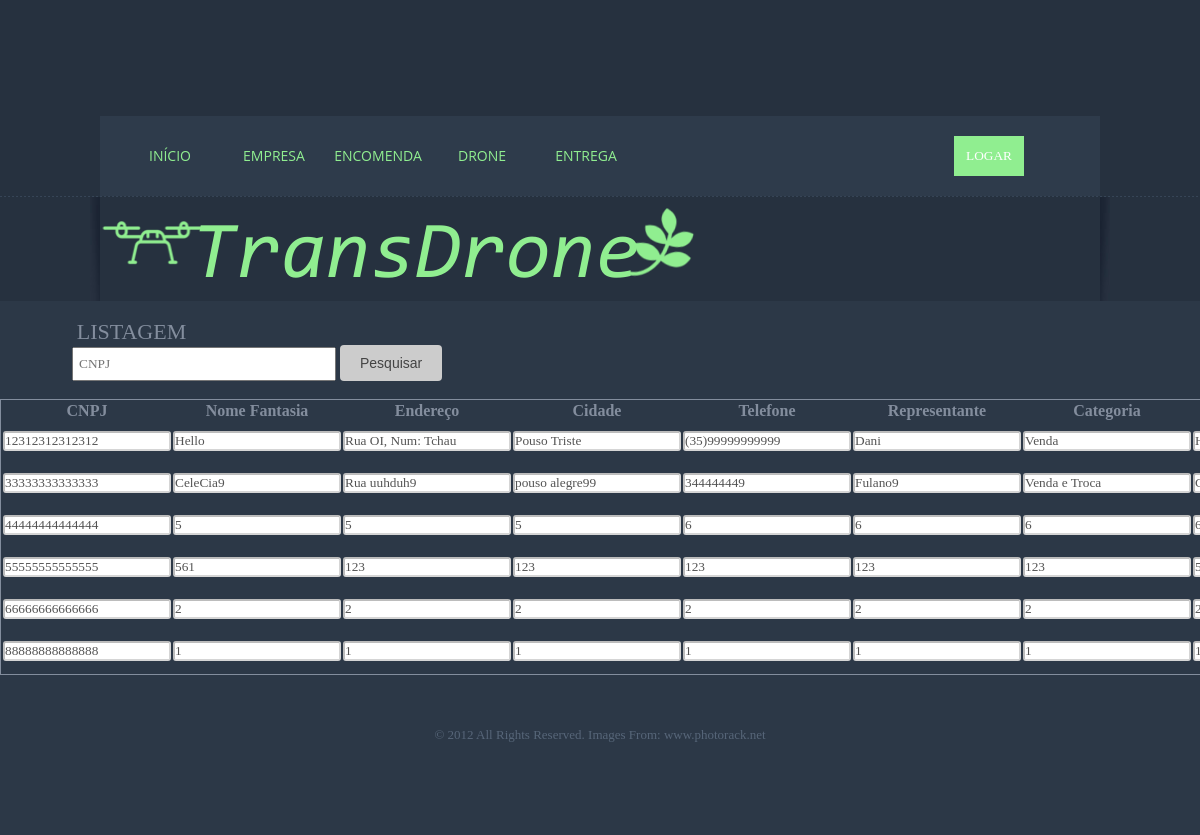
Screenshot of /empresa/acessoadm.php with the database file from the repository.
### tables this page shows
CREATE TABLE IF NOT EXISTS `empresa` (
  `cnpj` varchar(20) NOT NULL,
  `nomeFantasia` varchar(50) NOT NULL,
  `enderecoEmpresa` varchar(60) NOT NULL,
  `cidadeEmpresa` varchar(45) NOT NULL,
  `telefoneEmpresa` varchar(15) NOT NULL,
  `representanteEmpresa` varchar(45) NOT NULL,
  `categoriaEmpresa` varchar(45) NOT NULL,
  `razaoSocial` varchar(45) NOT NULL,
  `senhaEmpresa` varchar(50) NOT NULL,
  PRIMARY KEY (`cnpj`)
);

### empresa/acessoadm.php (the view, shortened to what this page needs)
<!DOCTYPE html PUBLIC "-//W3C//DTD XHTML 1.0 Transitional//EN" "http://www.w3.org/TR/xhtml1/DTD/xhtml1-transitional.dtd">
<html xmlns="http://www.w3.org/1999/xhtml">
	<head>
		<link href="../css/styles.css" rel="stylesheet" type="text/css" />
	</head>
		<body>
			<div class="menu-wrapper">
				<div class="menu">
					<ul>
						<li>
							<a href="../index.html">INÍCIO</a>
						</li>
						<li>
							<a href="../empresa/acessoadm.php">EMPRESA</a>
						</li>
						<li>
							<a href="../carga/acessoadm.php">ENCOMENDA</a>
						</li>
						<li><a href="../drone/acessoadm.php">DRONE</a></li>
						<li><a href="../destino/acessoadm.php">ENTREGA</a></li>
					</ul>
				</div>
				<div class='logar'>
					<input id='botoes' type="button" class="button" value="LOGAR" />
				</div>
			</div>
			<div class="logo-wrapper">
				<div class="leftshadow"><img src="../images/logo-wrap-left.jpg" />
				</div>
				<div class="logo">
					<img src="../images/LogoOficial.png" />
				</div>
				<div class="rightshadow"><img src="../images/logo-wrap-right.jpg" />
				</div>
			</div>
			<div class="container">
						<div class="title">
							<br>
							<h1 class="t">Listagem</h1>
						</div>
						<form method="post" action="acessoadm.php">
							<input placeholder="CNPJ" name="cnpj" class="campo"/>
							<button type="submit" id="botao">
								Pesquisar
							</button>
						</form>
						<br>
						<?php
						$cnpj = "";
						include("../banco/conexao.php");
						$query = "SELECT * FROM empresa WHERE cnpj LIKE '%$cnpj%'";
						$stm = $db -> prepare($query);
						if ($stm -> execute()) {
							print "<table id='tabela'>
						<tr>
							<th>CNPJ</th>
							<th>Nome Fantasia</th>
							<th>Endereço</th>
							<th>Cidade</th>
							<th>Telefone</th>
							<th>Representante</th>
							<th>Categoria</th>
							<th>Razão Social</th>
							<th>Ações</th>
						</tr>";
							$x = 0;
							while ($row = $stm -> fetch()) {
								$x++;
								$cnpj = $row['cnpj'];
								$nomeFantasia = $row['nomeFantasia'];
								$enderecoEmpresa = $row['enderecoEmpresa'];
								$cidadeEmpresa = $row['cidadeEmpresa'];
								$telefoneEmpresa = $row['telefoneEmpresa'];
								$representanteEmpresa = $row['representanteEmpresa'];
								$categoriaEmpresa = $row['categoriaEmpresa'];
								$razaoSocial = $row['razaoSocial'];
								print "
							<tr>
								<td><input class='line' id='cnpj$x' value='$cnpj' disabled/></td>
								<td><input class='line' id='fantasia$x' value='$nomeFantasia' disabled/></td>
								<td><input class='line' id='endereco$x' value='$enderecoEmpresa' disabled/></td>
								<td><input class='line' id='cidade$x' value='$cidadeEmpresa' disabled/></td>
								<td><input class='line' id='telefone$x' value='$telefoneEmpresa' disabled/></td>
								<td><input class='line' id='representante$x' value='$representanteEmpresa' disabled/></td>
								<td><input class='line' id='categoria$x' value='$categoriaEmpresa' disabled/></td>
								<td><input class='line' id='razao$x' value='$razaoSocial' disabled/></td>
							<td>
								<a href='deleta.php?cnpj=$cnpj'>Excluir </a>
								<button id='bt$x'  class='btx' type='submit' onclick='atualiza($x)'>Editar</button>
								<button id='bt2$x' class='btx' type='button' style='display: none' onclick='submete($x)'>Atualizar</button>
							<td>
						  <tr/>
						  </form>";
							}
							print "</table>";
						} else {
							print "Erro ao listar!";
						}
						?>
				<div class="footer-wrapper">
					<div class="footer">
						<p>
							© 2012 All Rights Reserved.<a href="http://www.alltemplates.com"> </a> Images From: <a href="http://photorack.net">www.photorack.net</a>
						</p>
					</div>
				</div>
		</body>
</html>

### css/styles.css (style rules this page uses)
* { margin:0; padding:0; font-family:"Trebuchet MS"; }
body { background:#26313f; }
p { font-family:"Trebuchet MS"; color:#576679; font-size:13px; line-height:20px; }
a { text-decoration:none; color:#576679; }
ul li { list-style:none; outline:none; }
img { border:none; }
h1 { font-family:"Trebuchet MS"; color:#838d9d; font-size:22px; font-weight:normal; text-transform:uppercase; }
.menu-wrapper { width:1000px; margin:0 auto; margin-top:116px; background:#2e3b4b; overflow:hidden; }
.menu { width:534px; float:left; margin-top:20px; margin-left:20px; margin-bottom:20px }
.menu ul li { float:left; width:100px; margin-right:4px; }
.menu ul li a { width:100px; height:40px; line-height:40px; display:block; font-family: 'Open Sans', sans-serif; font-size:14px; color:#90EE90; text-align:center; text-transform:uppercase; }
.logar .button { padding:12px;background:#90EE90;text-transform:uppercase;font-family:"Trebuchet MS"; color:#fff;border:0px solid;margin-left:300px;margin-top:20px; }
.button { padding:12px;background:#90EE90;text-transform:uppercase;font-family:"Trebuchet MS"; color:#fff;border:0px solid; }
.logo-wrapper { width:1020px; margin:0 auto; overflow:hidden; }
.leftshadow { width:10px; float:left; }
.rightshadow { width:10px; float:right; }
.logo { width:1000px; float:left; }
.container { width:100%; overflow:hidden; background:#2c3847; padding-bottom:40px; }
.footer-wrapper { width:100%; background:#2c3847; overflow:hidden; }
.footer { width:960px; margin:0 auto; margin-top:50px; }
.footer p { text-align:center; padding-bottom:50px; }

### empresa/acessoadm.php (style rules this page uses)
#tabela { margin-left: auto; margin-right: auto; color: #838d9d; border: solid 1px; }
.campo { height: 20px; width: 250px; margin-left: 6%; padding: 5px; }
#botao { display: inline-block; background-color: #ccc; color: #444; padding: 10px 20px; text-decoration: none; box-sizing: border-box; font-family: Helvetica, Arial, sans-serif; font-size: 14px; border: 0px; border-radius: 4px; }
.t { margin-left: 6.4%; }
.line { background-color: white; border-radius: 3px; }

### rows the page displays
empresa: cnpj "12312312312312", nomeFantasia "Hello", enderecoEmpresa "Rua OI, Num: Tchau", cidadeEmpresa "Pouso Triste", telefoneEmpresa "(35)99999999999", representanteEmpresa "Dani", categoriaEmpresa "Venda", razaoSocial "HelloWorld"
empresa: cnpj "33333333333333", nomeFantasia "CeleCia9", enderecoEmpresa "Rua uuhduh9", cidadeEmpresa "pouso alegre99", telefoneEmpresa "344444449", representanteEmpresa "Fulano9", categoriaEmpresa "Venda e Troca", razaoSocial "CompanhiadeCelular9"
empresa: cnpj "44444444444444", nomeFantasia "5", enderecoEmpresa "5", cidadeEmpresa "5", telefoneEmpresa "6", representanteEmpresa "6", categoriaEmpresa "6", razaoSocial "6"
empresa: cnpj "55555555555555", nomeFantasia "561", enderecoEmpresa "123", cidadeEmpresa "123", telefoneEmpresa "123", representanteEmpresa "123", categoriaEmpresa "123", razaoSocial "523"
empresa: cnpj "66666666666666", nomeFantasia "2", enderecoEmpresa "2", cidadeEmpresa "2", telefoneEmpresa "2", representanteEmpresa "2", categoriaEmpresa "2", razaoSocial "2"
empresa: cnpj "88888888888888", nomeFantasia "1", enderecoEmpresa "1", cidadeEmpresa "1", telefoneEmpresa "1", representanteEmpresa "1", categoriaEmpresa "1", razaoSocial "1"
